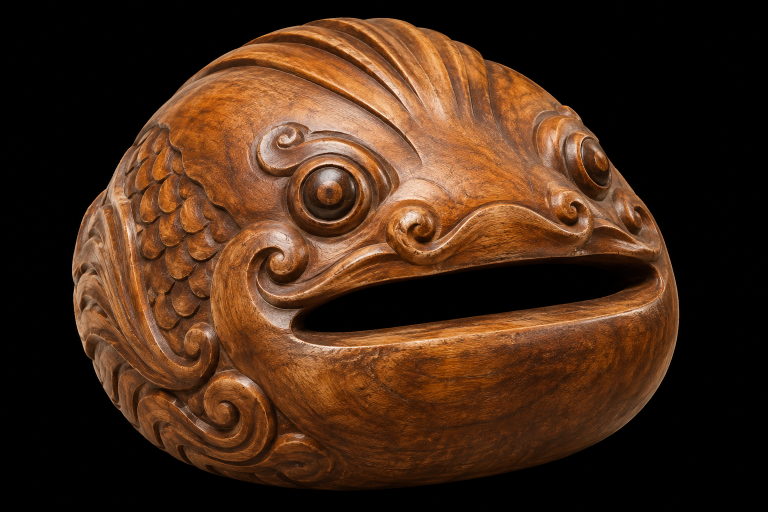
#> input picture GeekTool-IDF/artwork/merit/source.png, 1536 x 1024 px (shown at 1/2 size)
$ python gen_merit_artwork.py
#> lines starting #> are read from the running program, lines starting #| are printed output that depends on the picture
#!/usr/bin/env python3
"""Convert the preserved wooden-fish source into a baseline JPEG for the existing decoder."""
from pathlib import Path
from PIL import Image

ROOT = Path(__file__).resolve().parents[1]
ART = ROOT / "artwork/merit"
image = Image.open(ART / "source.png").convert("RGB")
#> image is the input picture: PIL image 1536x1024 RGB; mean R, G, B 70, 42.2, 23.5
assert image.size == (1536, 1024), "Keep the source composition at its original 3:2 aspect ratio"
image.resize((288, 192), Image.Resampling.LANCZOS).save(
    ART / "wooden-fish.jpg", quality=95, subsampling=0, progressive=False)
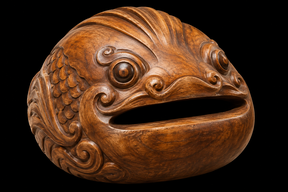
#> saved as wooden-fish.jpg: PIL image 288x192 RGB; mean R, G, B 70, 42.2, 23.5
data = (ART / "wooden-fish.jpg").read_bytes()
assert len(data) < 50000, "Keep this artwork inside the existing OTA slot budget"
source = ['// Generated by tools/gen_merit_artwork.py; preserved source in artwork/merit.\n',
          '#include "merit_artwork.h"\nconst uint8_t merit_jpeg[]={\n']
source += [','.join(f'0x{b:02x}' for b in data[i:i+24])+',\n' for i in range(0, len(data), 24)]
source.append('};\nconst size_t merit_jpeg_size=sizeof merit_jpeg;\n')
(ROOT / "main/merit_artwork.c").write_text(''.join(source))
print(f"wooden fish: 288x192 baseline JPEG, {len(data)} bytes")
